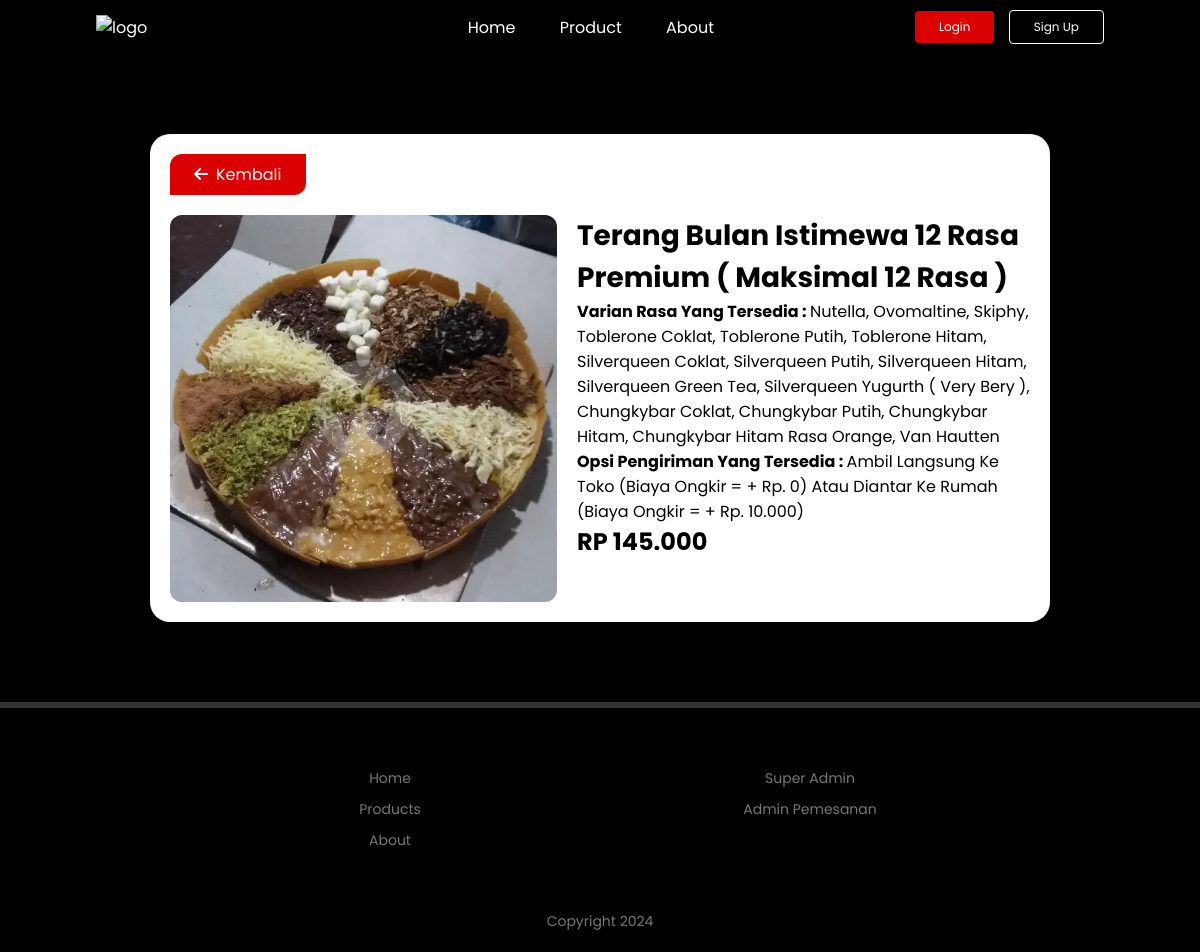
/home/detail-product-TBI-B-TBP12R.php?id_menu=68, run on the app's committed database.
### tables this page shows
CREATE TABLE `menu_martabak` (
  `id_menu` int(11) NOT NULL,
  `name_menu` varchar(200) DEFAULT NULL,
  `price` double DEFAULT NULL,
  `img_menu` varchar(200) DEFAULT '',
  `id_category` int(11) DEFAULT NULL,
  `no_varian` varchar(200) DEFAULT '',
  `stok` varchar(200) DEFAULT NULL
);

### home/detail-product-TBI-B-TBP12R.php (the view, shortened to what this page needs)
<!DOCTYPE html>
<html lang="en">
<head>
    <link rel="stylesheet" href="../style/style.css">
    <link rel="stylesheet" href="../style/styledashboardnew.css">
</head>
<body>
    <div class="product-nav">
        <nav>
            <img class="logo" src="../asset/logo.jpg" alt="logo">
            <ul id="MenuItems">
                <li><a href="./index.html">Home</a></li>
                <li><a href="./product.php">Product</a></li>
                <li><a href="./about.html">About</a></li>
            </ul>
            <div>
              <a href="../login/login.php"><button id="loginButton">Login</button></a>
              <a href="../login/register.php"><button class="lang-btn" id="signUpButton">Sign Up</button></a>
            </div>
        </nav>
    </div>
    <?php
		        include '../conn.php';
		        $id_menu = $_GET['id_menu'];
		        $data = mysqli_query($conn,"select * from menu_martabak where id_menu='$id_menu'");
		        while($d = mysqli_fetch_array($data)){
              $price=$d['price'];
	          ?>
    <section class="menu-content">
            <a href="./product.php" class="back-btn"><i class="fa fa-arrow-left"></i>Kembali</a>
            <form action="../login/login.php" method="post">
            <div class="detail-card">
                <img src="../asset/<?php echo $d['img_menu']; ?>" name="img_menu" alt="">
                <div class="detail-card-content">
                     <h2 name="name_menu"><?php echo $d['name_menu']; ?></h2>
                     <?php
                        $sql = "select nama_varian from varian_rasa where id_varian BETWEEN 1 AND 16";
                        $result = $conn->query($sql);
                        $ids = array();
                        if ($result->num_rows > 0) {
                            while($row = $result->fetch_assoc()) {
                                $ids[] = $row["nama_varian"];
                            }
                        } else {
                            echo "0 results";
                        }
                        $ids_string = implode(", ", $ids);
                     ?>
                     <p><strong>Varian Rasa Yang Tersedia : </strong><?php echo $ids_string; ?></p>
                     <p><strong>Opsi Pengiriman Yang Tersedia : </strong>Ambil Langsung Ke Toko (Biaya Ongkir = + Rp. 0)
                     Atau Diantar Ke Rumah (Biaya Ongkir = + Rp. 10.000)</p>
                    <div class="flex-price">
                      <h1 name="price"><?php echo "Rp " . number_format("$price", 0, ",", "."); ?></h1>
                    </div>
                    <?php
	                  }
	                  ?>
                </div>
            </div>
          </section>
    <div class="footer">
        <div class="row">
            <div class="col">
                <a href="./index.html">Home</a>
                <a href="./product.php">Products</a>
                <a href="./about.html">About</a>
            </div>
            <div class="col">
              <a href="../admin/login-admin-global.php">Super Admin</a>
              <a href="../admin/login-admin-pemesanan.php">Admin Pemesanan</a>
            </div>
        </div>
        <p class="copyright-text">Copyright 2024</p>
    </div>
</body>
</html>

### style/style.css (style rules this page uses)
* { margin: 0; padding: 0; box-sizing: border-box; font-family: 'Poppins', sans-serif; }
body { background-color: #000; color: #fff; }
nav { display: flex; align-items: center; justify-content: space-between; backdrop-filter: blur(2px); }
.logo { width: 80px; cursor: pointer; margin-right: 10%; }
nav button { border: none; outline: none; background-color: #db0001; color: #fff; padding: 7px 24px; font-size: 12px; border-radius: 4px; margin-left: 10px; cursor: pointer; }
nav ul { display: inline-block; list-style-type: none; }
nav ul li { display: inline-block; margin-right: 20px; margin-left: 20px; }
nav ul li a { text-decoration: none; color: #fff; }
.lang-btn { background: transparent; border: 1px solid #fff; padding: 7px 24px; }
.row { display: flex; align-items: center; width: 100%; flex-wrap: wrap; padding: 50px 0; }
.footer { padding: 50px 15% 10px; border-top: 6px solid #333; color: #777; }
.footer .col { flex-basis: 25%; flex-grow: 1; margin-bottom: 20px; }
.footer .col a { display: block; color: #777; font-size: 14px; margin-bottom: 10px; text-decoration: none; text-align: center; }
.footer .row { align-items: flex-start; padding: 10px 0px; }
.copyright-text { font-size: 14px; margin-top: 20px; margin-bottom: 10px; text-align: center; }
.product-nav { width: 100%; position: relative; padding: 10px 8%; }

### style/styledashboardnew.css (style rules this page uses)
.menu-content { height: auto; margin: 80px 150px 80px 150px; background-color: #fff; padding: 20px; border-radius: 20px; display: flex; flex-direction: column; align-items: flex-start; box-shadow: 0 20px 35px rgba(0, 0, 0, 0.1); justify-content: space-around; color: black; }
.menu-content h1 { font-size: 24px; font-family: "Poppins", sans-serif; text-transform: uppercase; }
.back-btn { padding: 8px 24px; margin-bottom: 20px; background-color: #db0001; color: #fff; border-radius: 12px 0; cursor: pointer; text-decoration: none; }
.back-btn i { margin-right: 8px; }
.detail-card { display: flex; flex-wrap: nowrap; align-items: flex-start; width: 100%; flex-direction: row; }
.detail-card img { width: 45%; border-radius: 12px; margin-right: 20px; }
.detail-card .detail-card-content { width: auto; display: flex; flex-direction: column; align-items: flex-start; height: auto; }
.detail-card .detail-card-content h2 { font-size: 28px; }

### data on the page
menu_martabak: img_menu (picture), name_menu "Terang Bulan Istimewa 12 Rasa Premium ( Maksimal 12 Rasa )", ids_string "Nutella, Ovomaltine, Skiphy, Toblerone Coklat, Toblerone Putih, Toblerone Hitam, Silverqueen Coklat, Silverqueen Putih, Silverqueen Hitam, Silverqueen Green Tea, Silverqueen Yugurth ( Very Bery ), Chungkybar Coklat, Chungkybar Putih, Chungkybar Hitam, Chungkybar Hitam Rasa Orange, Van Hautten", price "145.000"
